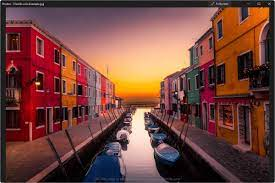
#> input picture a.jpeg, 275 x 183 px, found by its file name
$ python steganography.py
#> lines starting #> are read from the running program, lines starting #| are printed output that depends on the picture
from PIL import Image

class Steganography:

    BLACK_PIXEL = (0, 0, 0)

    def _int_to_bin(self, rgb):
        r, g, b = rgb
        return f'{r:08b}', f'{g:08b}', f'{b:08b}'

    def _bin_to_int(self, rgb):
        r, g, b = rgb
        return int(r, 2), int(g, 2), int(b, 2)

    def _merge_rgb(self, rgb1, rgb2):
        r1, g1, b1 = self._int_to_bin(rgb1)
        r2, g2, b2 = self._int_to_bin(rgb2)
        rgb = r1[:4] + r2[:4], g1[:4] + r2[:4], b1[:4] + r2[:4]
        return self._bin_to_int(rgb)

    def _unmerge_rgb(self, rgb):
        r, g, b = self._int_to_bin(rgb)
        new_rgb = r[4:] + '0000', g[4:] + '0000', b[4:] + '0000'
        return self._bin_to_int(new_rgb)

    def merge(self, image1, image2):
        if image2.size[0] > image1.size[0] or image2.size[1] > image1.size[1]:
            raise ValueError('Image 2 should be smaller than Image 1!')

        map1 = image1.load()
        map2 = image2.load()

        new_image = Image.new(image1.mode, image1.size)
        new_map = new_image.load()

        for i in range(image1.size[0]):
            for j in range(image1.size[1]):
                is_valid = lambda: i < image2.size[0] and j < image2.size[1]
                rgb1 = map1[i, j]
                rgb2 = map2[i, j] if is_valid() else self.BLACK_PIXEL
                new_map[i, j] = self._merge_rgb(rgb1, rgb2)

        return new_image

    def unmerge(self, image):
        pixel_map = image.load()
        new_image = Image.new(image.mode, image.size)
        new_map = new_image.load()

        for i in range(image.size[0]):
            for j in range(image.size[1]):
                new_map[i, j] = self._unmerge_rgb(pixel_map[i, j])

        return new_image

# Modify main function to work without argparse
def main():
    # Paths to the images
    image1_path = "image1"  # Replace with the first uploaded image file name
    image2_path = "image2"  # Replace with the second uploaded image file name
    output_path_merge = "merged_output.png"
    output_path_unmerge = "unmerged_output.png"

    image1 = Image.open("/content/a.jpeg")
#> image1 is the input picture: PIL image 275x183 RGB; mean R, G, B 114.6, 69.3, 61.9
    image2 = Image.open("/content/a1.jpeg")
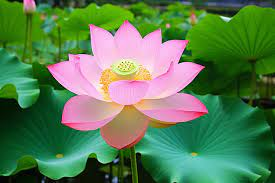
#> input picture a1.jpeg, 275 x 183 px, found by its file name
#> image2 is the input picture: PIL image 275x183 RGB; mean R, G, B 89.9, 125.3, 83.3

    steg = Steganography()

    # Merge the images
    merged_image = steg.merge(image1, image2)
#> in merge, `new_image = Image.new(image1.mode, image1.size)`: new_image: PIL image 275x183 RGB; every value is 0
    merged_image.save(output_path_merge)
    print(f"Merged image saved to {output_path_merge}")

    # Unmerge the image
    unmerged_image = steg.unmerge(merged_image)
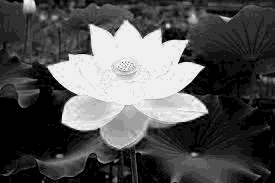
#> unmerged_image: PIL image 275x183 RGB; min 0, max 240, mean 82.3
    unmerged_image.save(output_path_unmerge)
    print(f"Unmerged image saved to {output_path_unmerge}")

# Run the main function
main()
